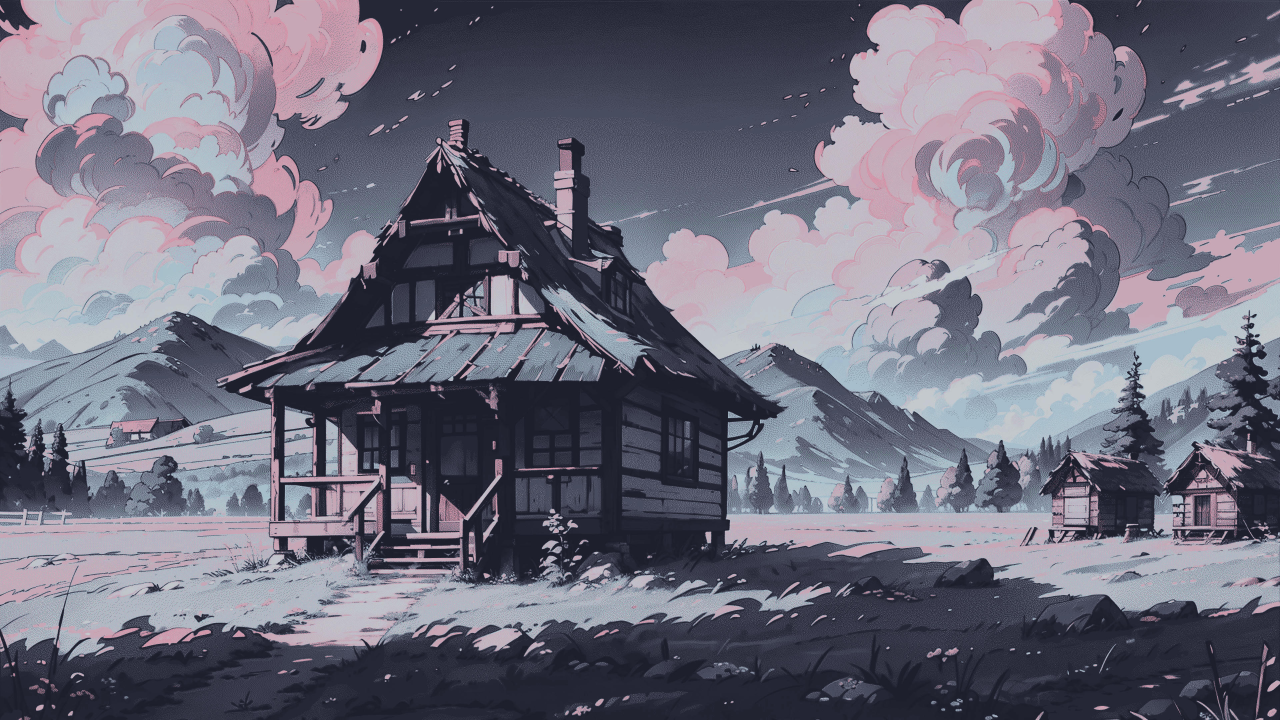
#> input picture Pictures/Wallpapers/cabin-2.jpg, 3840 x 2160 px, found by its file name (shown at 1/3 size); its folder holds only this picture in this run
$ python build-themes.py
#> lines starting #> are read from the running program, lines starting #| are printed output that depends on the picture
#!/usr/bin/env python3
"""Cluster wallpapers by colour and build one theme per cluster using iris."""
import argparse, colorsys, json, os, shutil, subprocess, sys
import numpy as np
from PIL import Image

HOME = os.path.expanduser('~')
WALL = f'{HOME}/Pictures/Wallpapers'
THEMES = f'{HOME}/.config/vyeos/themes'
STATE = f'{HOME}/.local/state/vyeos'
IRIS = f'{HOME}/.local/bin/iris'
CONV = os.path.join(os.path.dirname(os.path.abspath(__file__)), 'iris-to-theme.py')
EXT = ('.jpg', '.jpeg', '.png', '.webp', '.gif')

ap = argparse.ArgumentParser()
ap.add_argument('--themes', type=int, default=None, help='aim for about this many themes (picks the match threshold for you)')
ap.add_argument('--match', type=float, default=0.15, help='how close a wallpaper must be to the wallpaper its theme is built from (smaller = more, tighter themes)')
ap.add_argument('--min', type=int, default=6, help='smallest allowed theme (smaller ones are merged)')
ap.add_argument('--dry-run', action='store_true')
ap.add_argument('--max', type=int, default=45, help='split any theme larger than this into finer themes')
ap.add_argument('--sweep', action='store_true', help='show theme counts for several match values and exit')
ap.add_argument('--clean', action='store_true', help='remove old theme folders and generated themes first')
args = ap.parse_args()

def features(path):
    im = Image.open(path)
#> im is the input picture: PIL image 3840x2160 RGB; mean R, G, B 112.2, 111, 126.2
    if im.format == 'JPEG':
        im.draft('RGB', (128, 128))
    try:
        im.seek(0)
    except Exception:
        pass
    im = im.convert('RGB')
    im.thumbnail((64, 64))
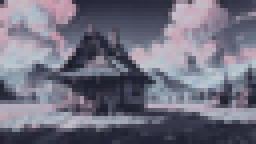
#> im: PIL image 64x36 RGB (shown 4 times larger); mean R, G, B 112.2, 111, 126.2
    rgb = np.asarray(im, dtype=np.float32) / 255
    hsv = np.asarray(im.convert('HSV'), dtype=np.float32) / 255
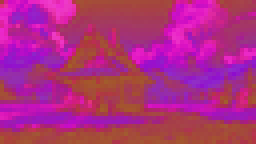
#> hsv: shape (36, 64, 3) float32 (shown 4 times larger); mean R, G, B 0.683, 0.176, 0.498
    h, s, v = hsv[..., 0], hsv[..., 1], hsv[..., 2]
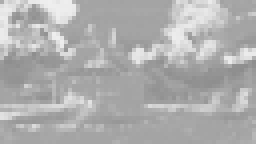
#> h: shape (36, 64) float32 (shown 4 times larger); min 0.553, max 0.937, mean 0.683
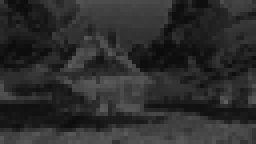
#> s: shape (36, 64) float32 (shown 4 times larger); min 0.0431, max 0.369, mean 0.176
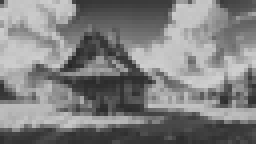
#> v: shape (36, 64) float32 (shown 4 times larger); min 0.149, max 0.816, mean 0.498
    w = s * v
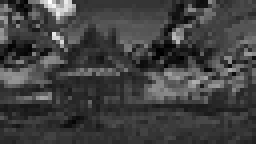
#> w: shape (36, 64) float32 (shown 4 times larger); min 0.0335, max 0.189, mean 0.0734; drawn with min black and max white
    ang = h * 2 * np.pi
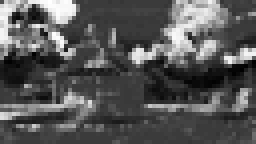
#> ang: shape (36, 64) float32 (shown 4 times larger); min 3.47, max 5.89, mean 4.29; drawn with min black and max white
    hx, hy = float((w * np.cos(ang)).mean()), float((w * np.sin(ang)).mean())
#> hx = -0.0279; hy = -0.0545
    lum = float((0.2126 * rgb[..., 0] + 0.7152 * rgb[..., 1] + 0.0722 * rgb[..., 2]).mean())
#> lum = 0.441
    return [hx * 4, hy * 4, lum]

# [30 lines left out: functions kmeans, merge_small, not called in this run]

def rgb01(h):
    return tuple(int(h[i:i + 2], 16) / 255 for i in (1, 3, 5))

HUES = [(15, 'Crimson'), (40, 'Amber'), (65, 'Gold'), (95, 'Olive'), (165, 'Moss'), (195, 'Teal'),
        (225, 'Azure'), (255, 'Indigo'), (285, 'Violet'), (320, 'Orchid'), (345, 'Rose')]

# [13 lines left out: function name_for, not called in this run]

def make_theme(rep):
    subprocess.run([IRIS, rep], check=True, capture_output=True)
    tmp = '/tmp/iris-theme.json'
    subprocess.run([sys.executable, CONV, tmp], check=True, capture_output=True)
    return json.load(open(tmp))

# [19 lines left out: function clean, not called in this run]

files = sorted(f for f in os.listdir(WALL) if f.lower().endswith(EXT) and os.path.isfile(f'{WALL}/{f}'))
subdirs = [d for d in os.listdir(WALL) if os.path.isdir(f'{WALL}/{d}')]
if subdirs and not args.dry_run and not args.clean:
    sys.exit('Theme folders already exist (' + ', '.join(subdirs[:4]) + ' ...). Re-run with --clean.')
if args.clean and not args.dry_run:
    os.makedirs(THEMES, exist_ok=True)
    clean()

print(f'reading {len(files)} wallpapers...')
names, feats = [], []
for n, f in enumerate(files, 1):
    try:
        feats.append(features(f'{WALL}/{f}'))
        names.append(f)
    except Exception as e:
        print('  skipped', f, e)
    if n % 100 == 0:
        print(f'  ...{n}/{len(files)}')
X = np.array(feats)
#> X = [[-0.112, -0.218, 0.441]]
D = np.sqrt(((X[:, None, :] - X[None]) ** 2).sum(-1))
#> D = [0]

def cluster(T):
#> called with T = 0.15
    left = set(range(len(names)))
    out = []
    while left:
        pool = np.array(sorted(left))
        sub = D[np.ix_(pool, pool)]
        m = int((sub <= T).sum(1).argmax())
        members = [int(i) for i in pool[sub[m] <= T]]
        out.append((int(pool[m]), members))
        left -= set(members)
#> this loop made 1 pass
#> (sub, m, members) on pass 1: ([0], 0, [0])
#> after the loop, out = [(0, [0])]
    return out

if args.sweep:
    for t in (0.03, 0.05, 0.07, 0.09, 0.12, 0.15, 0.2, 0.25, 0.3):
        cs = cluster(t)
        sizes = sorted((len(m) for _, m in cs), reverse=True)
        print(f'match {t:<5} -> {len(cs):>3} themes, largest {sizes[0]:>3}, top 6: {sizes[:6]}')
    sys.exit(0)

if args.themes:
    lo, hi = 0.0, float(D.max()) + 1e-6
    for _ in range(30):
        mid = (lo + hi) / 2
        if len(cluster(mid)) > args.themes:
            lo = mid
        else:
            hi = mid
    T = hi
else:
    T = args.match
def split_big(cl, max_size):
    out = []
    for medoid, idx in cl:
        if len(idx) <= max_size:
            out.append((medoid, idx))
            continue
        k = int(np.ceil(len(idx) / (max_size * 0.8)))
        lab, _ = kmeans(X[idx], k)
        for g in range(k):
            members = [idx[i] for i in np.where(lab == g)[0]]
            if not members:
                continue
            sd = D[np.ix_(members, members)]
            out.append((members[int(sd.sum(1).argmin())], members))
    return out

clusters = cluster(T)
#> clusters = [(0, [0])]
for _ in range(4):
    clusters = split_big(clusters, args.max)
clusters = sorted(clusters, key=lambda c: -len(c[1]))
print(f'match threshold {T:.3f} -> {len(clusters)} themes')
#| match threshold 0.150 -> 1 themes

used, built = set(), []
for medoid, idx in clusters:
    order = sorted(idx, key=lambda j: D[medoid, j])
    theme = rep = None
    for j in order[:5]:
        try:
            rep = names[j]
            theme = make_theme(f'{WALL}/{rep}')
            break
        except Exception:
            continue
    if theme is None:
        print('  could not build a theme for a group of', len(idx))
        continue
    theme['name'] = name_for(theme, used)
    theme['slug'] = theme['name'].lower().replace(' ', '-')
    theme['generated'] = True
    built.append((theme, [names[j] for j in idx], rep))
#> this loop made 1 pass
#|   could not build a theme for a group of 1
#> after the loop, built = []

print(f'\n{"theme":<22}{"wallpapers":>10}  palette source')
for theme, members, rep in built:
    print(f'{theme["name"]:<22}{len(members):>10}  {rep}   accent {theme["colors"]["primary"]}')
#> this loop made 0 passes

if args.dry_run:
    print('\ndry run: nothing written.')
    sys.exit(0)

os.makedirs(THEMES, exist_ok=True)
with open(f'{HOME}/wallpaper-themes-report.tsv', 'w') as rpt:
    for theme, members, rep in built:
        json.dump(theme, open(f'{THEMES}/{theme["slug"]}.json', 'w'), indent=2)
        d = f'{WALL}/{theme["slug"]}'
        os.makedirs(d, exist_ok=True)
        for f in members:
            dst = f'{d}/{f}'
            if not os.path.exists(dst):
                try:
                    os.link(f'{WALL}/{f}', dst)
                except OSError:
                    shutil.copy2(f'{WALL}/{f}', dst)
            rpt.write(f'{f}\t{theme["slug"]}\n')

os.makedirs(f'{STATE}/wallpapers', exist_ok=True)
#> (the run stopped early here; a loop or call above may not have finished)

$ run again, on Pictures/Wallpapers/dominik-mayer-16.jpg
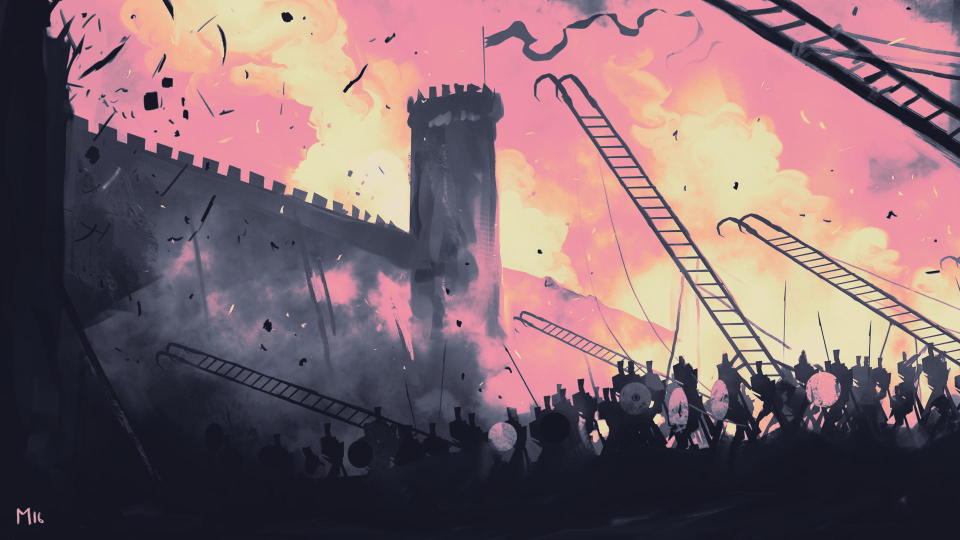
#> input picture Pictures/Wallpapers/dominik-mayer-16.jpg, 1920 x 1080 px, found by its file name (shown at 1/2 size)
#> in features, im is the input picture: PIL image 1920x1080 RGB; mean R, G, B 128.9, 103.3, 108.2
#> im: PIL image 64x36 RGB
#> in features, `h, s, v = hsv[..., 0], hsv[..., 1], hsv[..., 2]`:
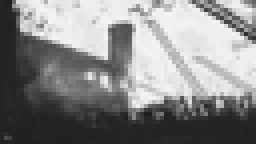
#> v: shape (36, 64) float32 (shown 4 times larger); min 0.122, max 0.965, mean 0.535
#> in features, `w = s * v`:
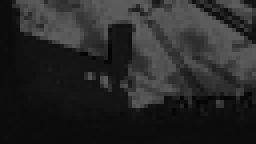
#> w: shape (36, 64) float32 (shown 4 times larger); min 0.014, max 0.383, mean 0.158
#> hx = 0.0997; hy = -0.0189
#> lum = 0.428
#> X = [[0.399, -0.0754, 0.428]]
#> D = [0]
#> the loop in cluster, `while left:` made 1 pass
#> (sub, m, members) on pass 1: ([0], 0, [0])
#> after the loop in cluster, `while left:`: out = [(0, [0])]
#| match threshold 0.150 -> 1 themes
#> the loop `for medoid, idx in clusters:` made 1 pass
#> (printed output is left out)
#> after the loop `for medoid, idx in clusters:`: built = []

$ run again, on Pictures/Wallpapers/dominik-mayer-7.jpg
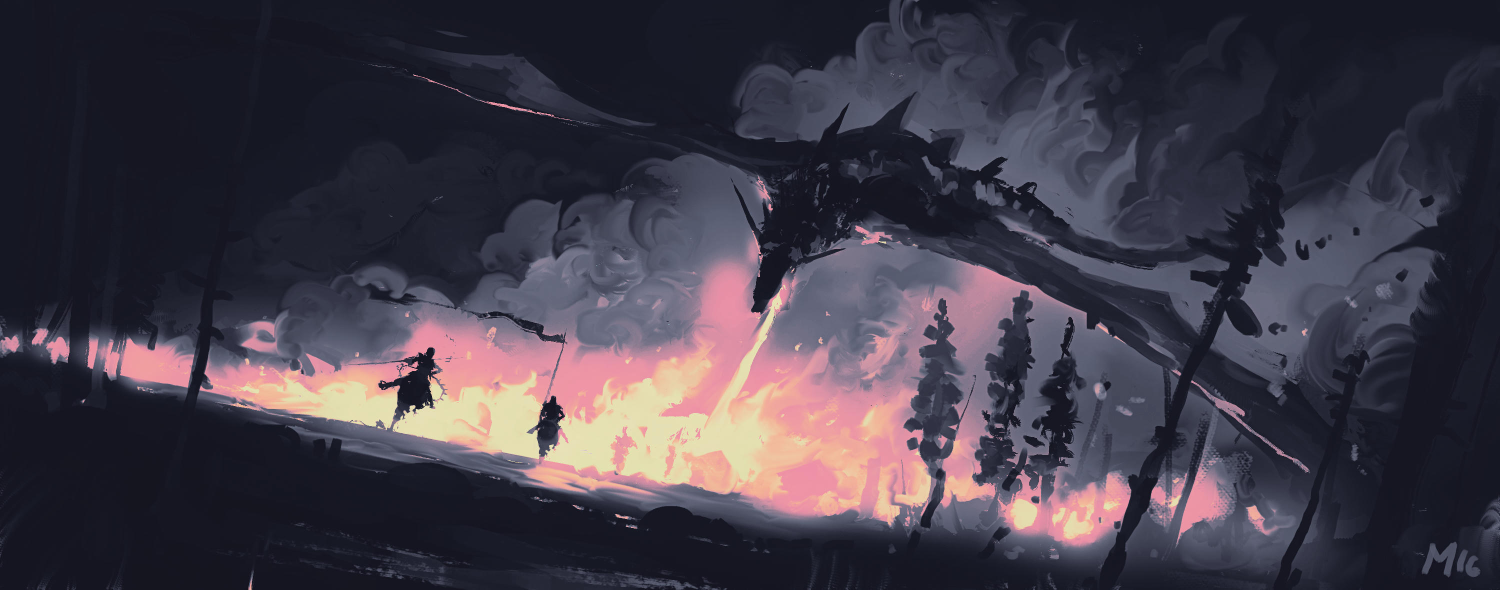
#> input picture Pictures/Wallpapers/dominik-mayer-7.jpg, 3000 x 1179 px, found by its file name (shown at 1/2 size)
#> in features, im is the input picture: PIL image 3000x1179 RGB; mean R, G, B 64.9, 59.5, 71.6
#> im: PIL image 64x25 RGB
#> in features, `h, s, v = hsv[..., 0], hsv[..., 1], hsv[..., 2]`:
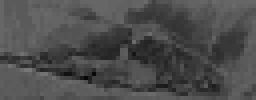
#> s: shape (25, 64) float32 (shown 4 times larger); min 0.0275, max 0.471, mean 0.301
#> in features, `w = s * v`:
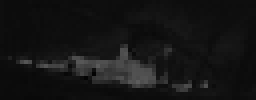
#> w: shape (25, 64) float32 (shown 4 times larger); min 0.0146, max 0.367, mean 0.0833
#> hx = -0.00257; hy = -0.0426
#> lum = 0.241
#> X = [[-0.0103, -0.17, 0.241]]
#> D = [0]
#> the loop in cluster, `while left:` made 1 pass
#> (sub, m, members) on pass 1: ([0], 0, [0])
#> after the loop in cluster, `while left:`: out = [(0, [0])]
#| match threshold 0.150 -> 1 themes
#> the loop `for medoid, idx in clusters:` made 1 pass
#> (printed output is left out)
#> after the loop `for medoid, idx in clusters:`: built = []
